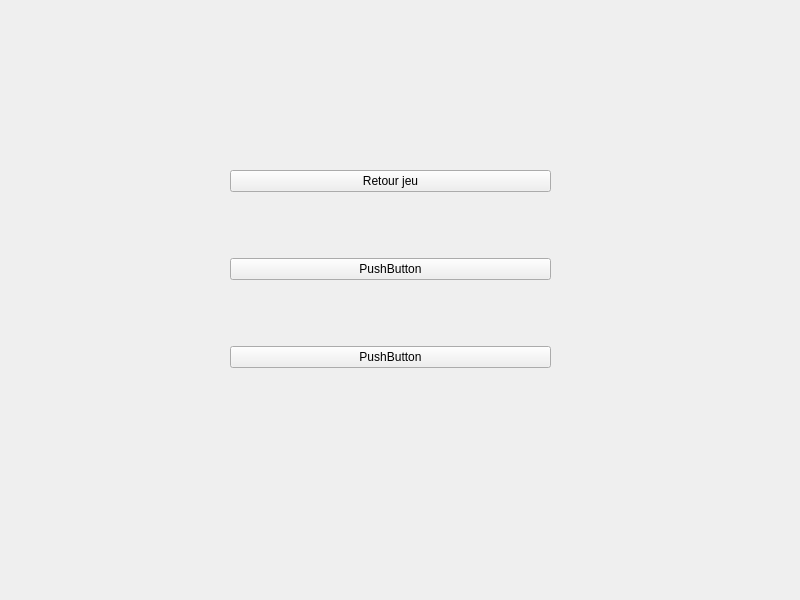
<?xml version="1.0" encoding="UTF-8"?>
<ui version="4.0">
 <class>MenuInGame</class>
 <widget class="QWidget" name="MenuInGame">
  <property name="geometry">
   <rect>
    <x>0</x>
    <y>0</y>
    <width>800</width>
    <height>600</height>
   </rect>
  </property>
  <property name="windowTitle">
   <string>Form</string>
  </property>
  <widget class="QWidget" name="verticalLayoutWidget">
   <property name="geometry">
    <rect>
     <x>230</x>
     <y>110</y>
     <width>321</width>
     <height>321</height>
    </rect>
   </property>
   <layout class="QVBoxLayout" name="verticalLayout">
    <item>
     <widget class="QPushButton" name="b_RetureGame">
      <property name="text">
       <string>Retour jeu</string>
      </property>
     </widget>
    </item>
    <item>
     <widget class="QPushButton" name="b_Settings">
      <property name="text">
       <string>PushButton</string>
      </property>
     </widget>
    </item>
    <item>
     <widget class="QPushButton" name="b_ReturnMenu">
      <property name="text">
       <string>PushButton</string>
      </property>
     </widget>
    </item>
   </layout>
  </widget>
 </widget>
 <resources/>
 <connections/>
</ui>
